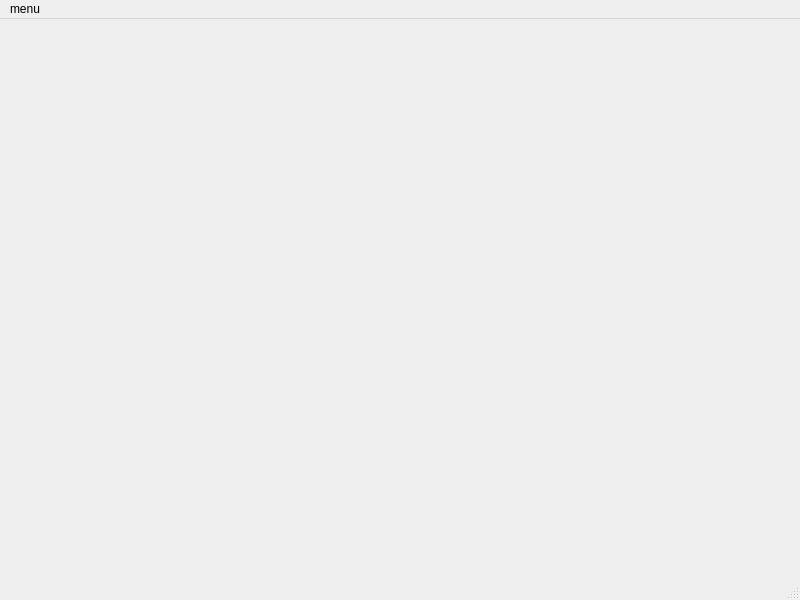
<?xml version="1.0" encoding="UTF-8"?>
<ui version="4.0">
 <class>MainWindow</class>
 <widget class="QMainWindow" name="MainWindow">
  <property name="geometry">
   <rect>
    <x>0</x>
    <y>0</y>
    <width>800</width>
    <height>600</height>
   </rect>
  </property>
  <property name="windowTitle">
   <string>MainWindow</string>
  </property>
  <widget class="QWidget" name="centralwidget"/>
  <widget class="QMenuBar" name="menubar">
   <property name="geometry">
    <rect>
     <x>0</x>
     <y>0</y>
     <width>800</width>
     <height>23</height>
    </rect>
   </property>
   <widget class="QMenu" name="menuFile">
    <property name="title">
     <string>menu</string>
    </property>
    <addaction name="actionFirst"/>
    <addaction name="actionSecond"/>
    <addaction name="actionThird"/>
   </widget>
   <addaction name="menuFile"/>
  </widget>
  <widget class="QStatusBar" name="statusbar"/>
  <action name="actionFirst">
   <property name="text">
    <string>first</string>
   </property>
  </action>
  <action name="actionSecond">
   <property name="text">
    <string>second</string>
   </property>
  </action>
  <action name="actionThird">
   <property name="text">
    <string>third</string>
   </property>
  </action>
 </widget>
 <resources/>
 <connections/>
</ui>
